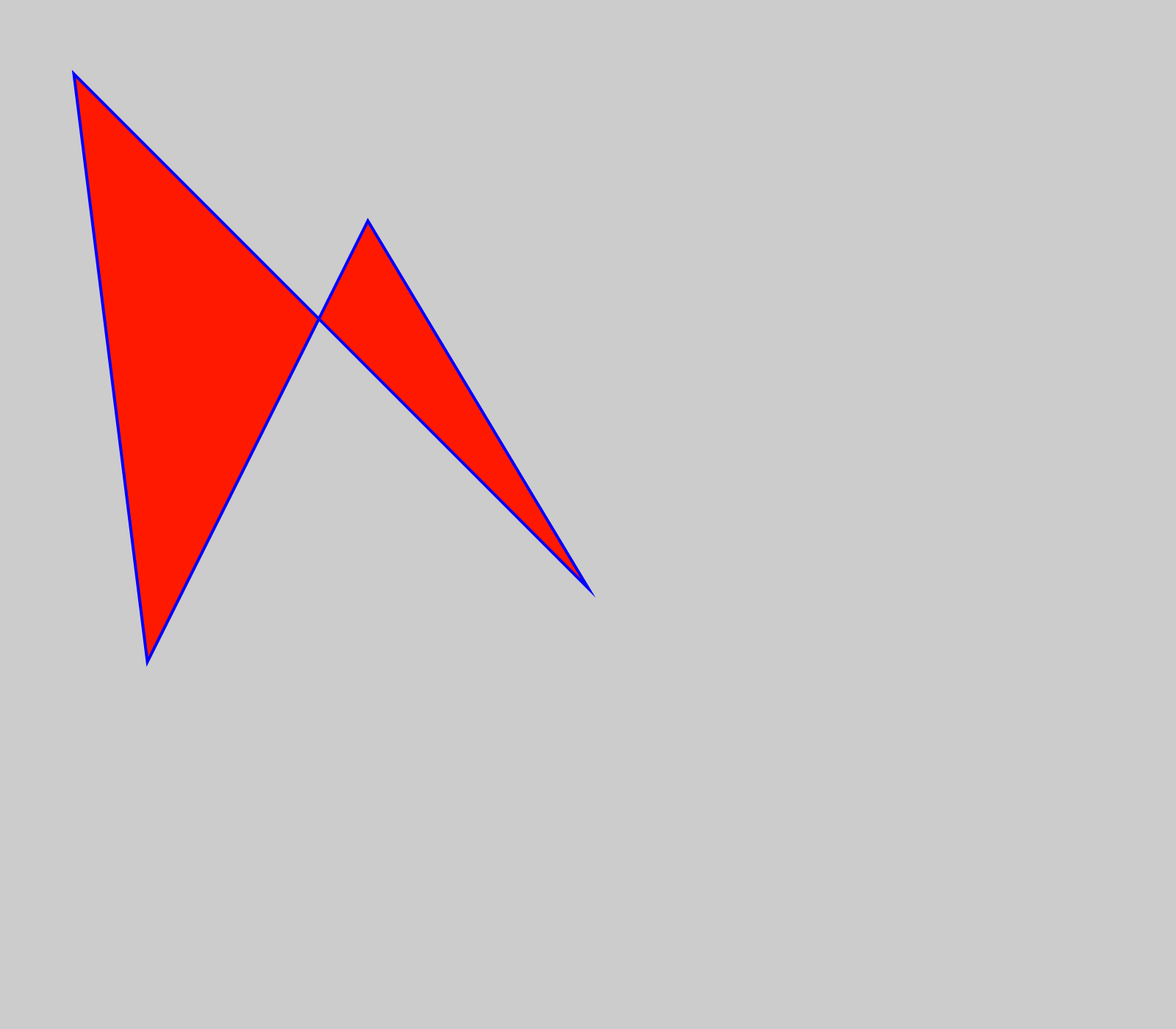
Frame 1 (no input)
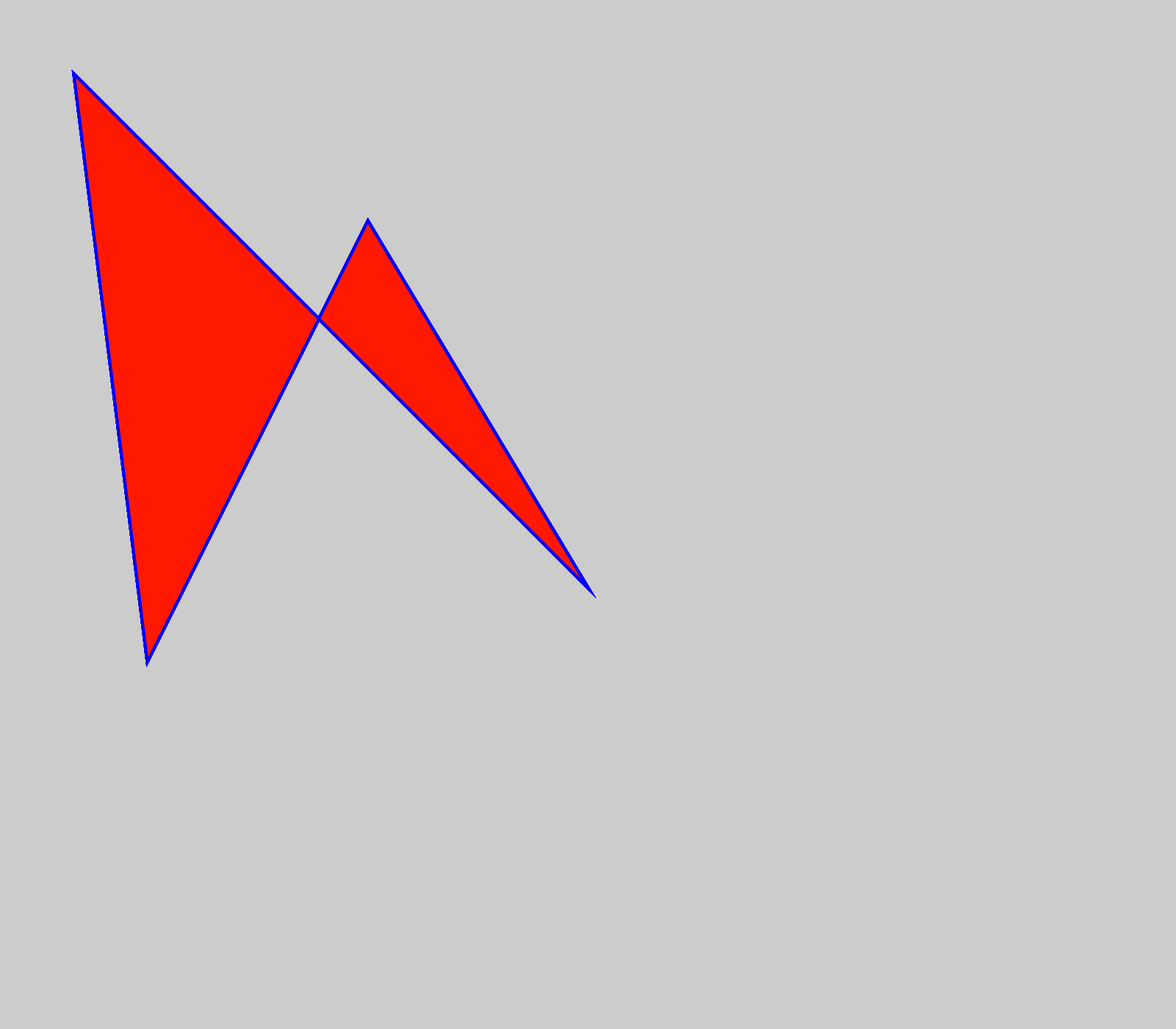
Frame 60 (the mouse pressed at the canvas centre just before this capture)
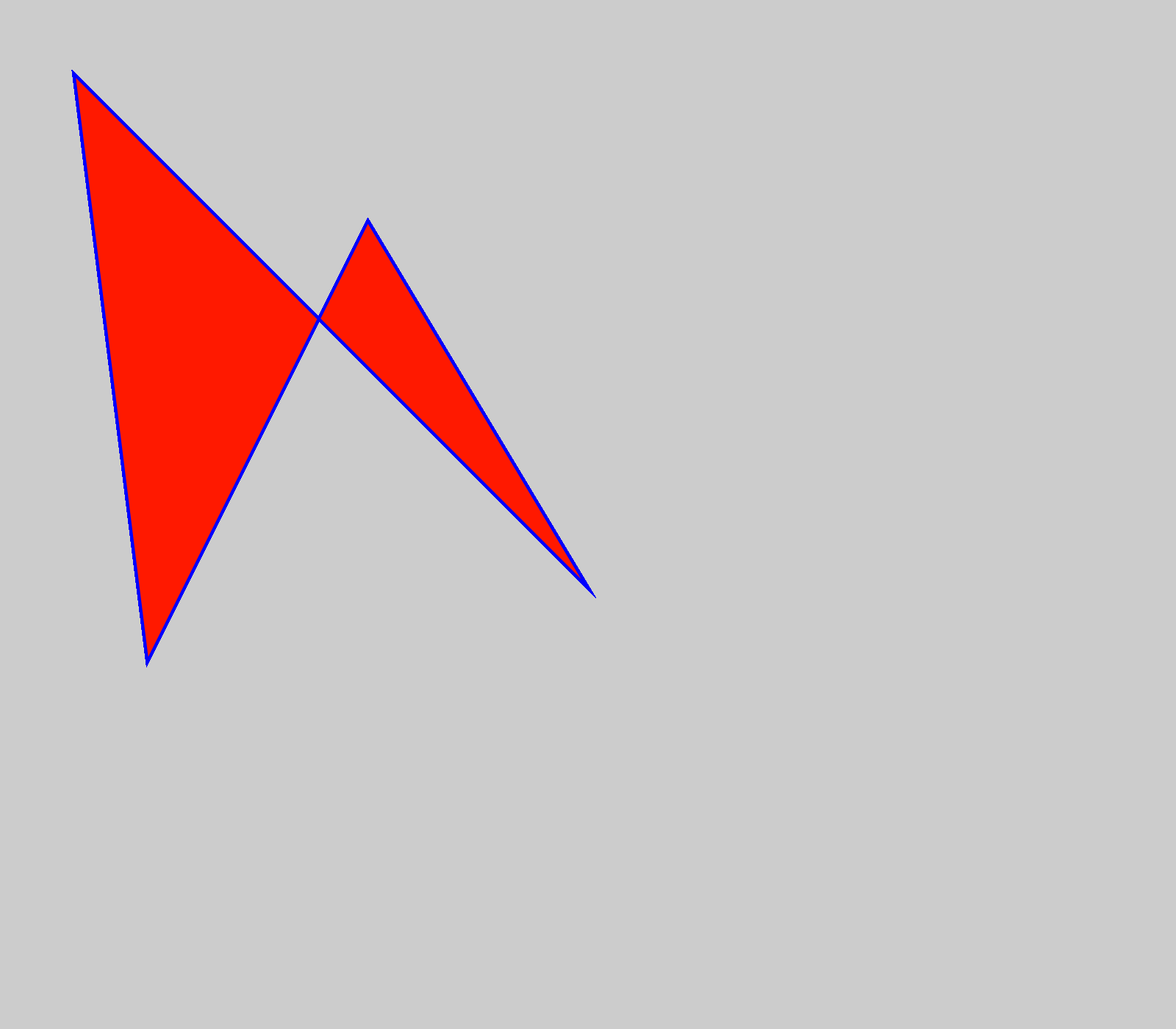
Frame 120 (the mouse held since frame 60 and released just before this capture)

The Processing sketch that drew these frames (run headless with seeded random() and noise(); from frame 60 on, the mouse is pressed at the canvas centre):

// Processing sketch: s01_review
// ── s01_review.pde
void setup() {
  size(1600,1400);
}

void draw() {
  stroke(0,0,255);
  strokeWeight(4);
  fill(255, 25, 0);
  //rect(300,200,300,400);
//  triangle (0,0, width/2,height-1,width-1,0);
//  quad(100,100,   500,300,   800,800, 200, 900);
  quad(100,100,    800,800, 500,300, 200, 900);

}
